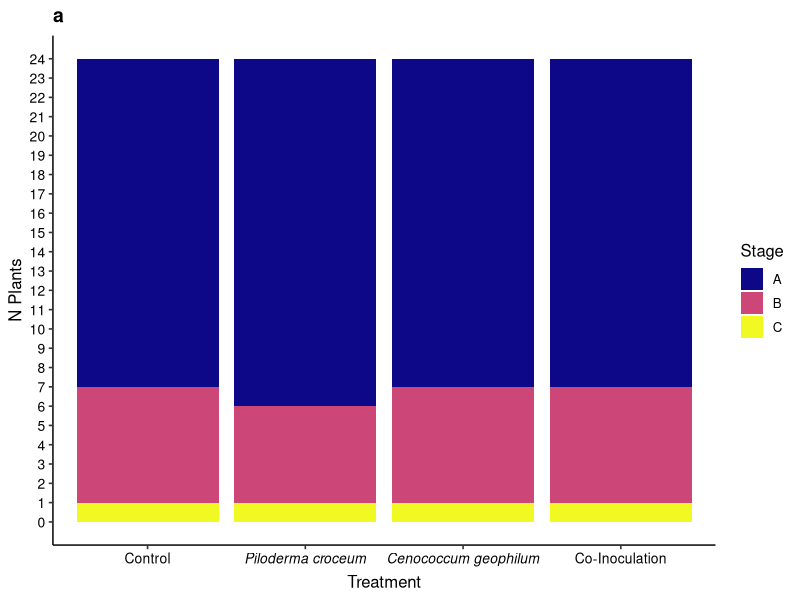
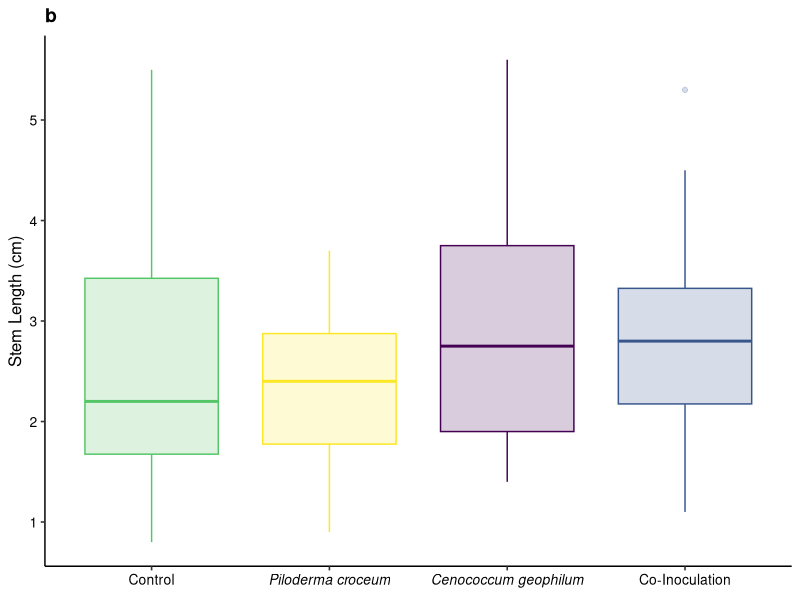
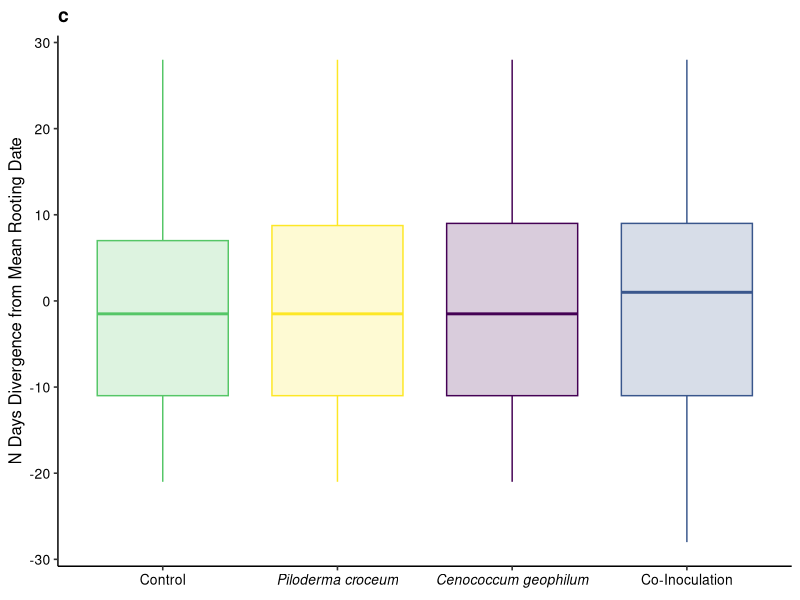
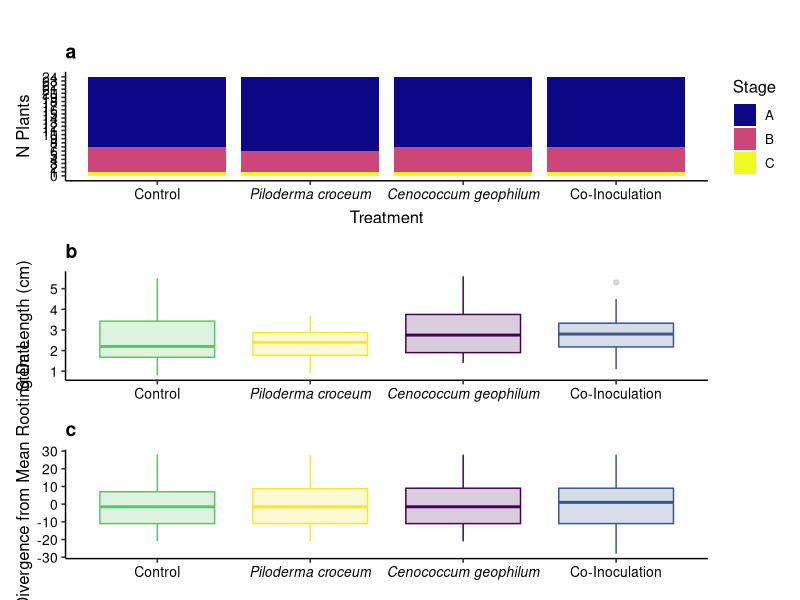
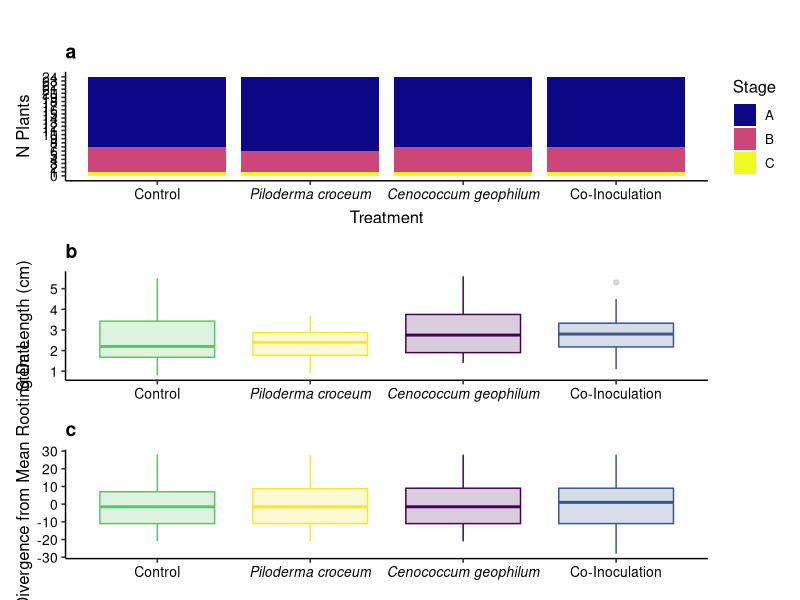
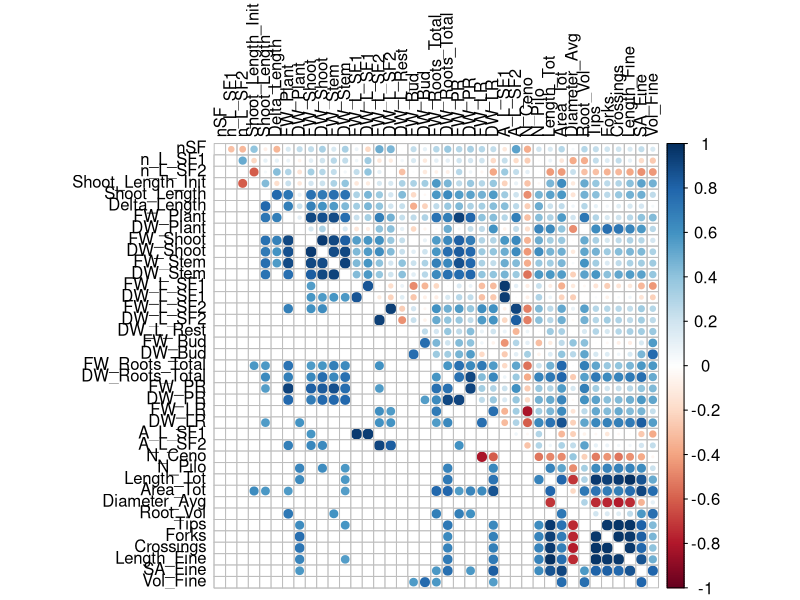

These charts were generated, in order, by the following R code: (Note: this script raises an error after producing the figures.)
########## SI FIGURES ##########

##### BASICS #####

# load packages
library(tidyverse)
library(viridis)
library(psych)
library(corrplot)
library(ggpubr)
library(patchwork)

# check and save session info (only run in new R session)
#sessionInfo() %>% capture.output(file = "results/SI/SI_session_info.txt")

##### DATA LOADING, CLEANING & SCALING #####

# laod data (dead plants are excluded in time_seriess.xlsx file)
pheno_data <- read_csv("data/phenotypic_data/pheno_data.csv")
randomization_data <- read_csv("data/experimental_design/randomization.csv")

# exclude contaminated and dead plants
pheno_data_final <- subset(pheno_data, Exclude == "no")

# create numeric dataframe excluding rows columns only "0" entries and character columns
pheno_data_num <- pheno_data_final %>%
  dplyr::select(-c("N_Other", "N_No", "Max_Stages_Reached")) %>%
  dplyr::select(where(is.numeric))


##### DEFINE BASIC PLOTTING PARAMETERS #####

# define treatment labels
treatment_labels <- c(
  "Ceno" = expression(italic("Cenococcum geophilum")),
  "Pilo" = expression(italic("Piloderma croceum")),
  "Co_Inoc" = "Co-Inoculation",
  "Control" = "Control"
)

# define legend order
treatment_order <- c("Control", "Pilo", "Ceno", "Co_Inoc")

# define custom colors
custom_colors <- c(
  "Control" = "#55C667FF", # Light green
  "Ceno" = "#440154FF", # Purple
  "Pilo" = "#FDE725FF", # Yellow
  "Co_Inoc" = "#39568CFF" # Light blue
)


##### PLANT RANDOMIZATION PLOT #####

### RANDOMIZATION BY STAGE ###

# set plot order
randomization_data$Treatment <- factor(
  randomization_data$Treatment,
  levels = treatment_order
)

# calculate stage counts
stage_counts <- randomization_data %>%
  count(Treatment, Stage) %>%
  pivot_wider(
    names_from = Stage,
    values_from = n,
    values_fill = 0
  )

# convert to long format
stage_counts_long <- stage_counts %>%
  pivot_longer(
    cols = -Treatment,
    names_to = "Stage",
    values_to = "N"
  )

# plot stage counts
stage_plot <- ggplot(stage_counts_long) +
  geom_bar(aes(x = Treatment, y = N, fill = Stage), stat = "identity") +
  theme_pubr() +
  scale_fill_viridis_d(option = "C") +
  scale_y_continuous(limits = c(0, 24), breaks = seq(0, 24, 1)) +
  scale_x_discrete(labels = treatment_labels) +
  labs(
    title = "a",
    x = "Treatment",
    y = "N Plants"
  ) +
  theme(
    legend.position = "right",
    axis.text.x = element_text(size = 10),
    axis.text.y = element_text(size = 10),
    axis.title = element_text(size = 12),
    plot.title = element_text(face = "bold", size = 14),
    plot.subtitle = element_text(size = 12, face = "italic")
  )

# show plot
stage_plot


### RANDOMIZATION BY SIZE ###

# plot initial stem length
stem_length_plot <- ggplot(
  randomization_data %>%
    mutate(Treatment = factor(Treatment, levels = treatment_order)),
  aes(x = Treatment, y = Length_Init, fill = Treatment, color = Treatment)
) +
  geom_boxplot(outlier.alpha = 0.2, alpha = 0.2) +
  theme_pubr() +
  scale_fill_manual(values = custom_colors) +
  scale_color_manual(values = custom_colors) +
  scale_x_discrete(labels = treatment_labels) + # Add this line for custom x-axis labels
  theme(axis.title.x = element_blank()) +
  labs(
    title = "b",
    x = "Treatment",
    y = "Stem Length (cm)"
  ) +
  theme(
    legend.position = "none",
    axis.text.x = element_text(size = 10),
    axis.text.y = element_text(size = 10),
    axis.title = element_text(size = 12),
    plot.title = element_text(face = "bold", size = 14),
    plot.subtitle = element_text(size = 12, face = "italic")
  )

# show plot
stem_length_plot


### RANDOMIZATION BY ROOTING DATE ###

# plot initial stem length
date_plot <- ggplot(
  randomization_data %>%
    mutate(Treatment = factor(Treatment, levels = treatment_order)),
  aes(
    x = Treatment,
    y = Rooting_Date_Divergence,
    fill = Treatment,
    color = Treatment
  )
) +
  geom_boxplot(outlier.alpha = 0.2, alpha = 0.2) +
  theme_pubr() +
  scale_fill_manual(values = custom_colors) +
  scale_color_manual(values = custom_colors) +
  scale_x_discrete(labels = treatment_labels) + # Add this line for custom x-axis labels
  theme(axis.title.x = element_blank()) +
  labs(
    title = "c",
    x = "Treatment",
    y = "N Days Divergence from Mean Rooting Date"
  ) +
  theme(
    legend.position = "none",
    axis.text.x = element_text(size = 10),
    axis.text.y = element_text(size = 10),
    axis.title = element_text(size = 12),
    plot.title = element_text(face = "bold", size = 14),
    plot.subtitle = element_text(size = 12, face = "italic")
  )

# show plot
date_plot


#### FINAL VISUALIZATION ####

# create combined plot
combined_plot_randomization <- stage_plot /
  stem_length_plot /
  date_plot +
  plot_layout(widths = c(5), heights = (10)) +
  plot_annotation(
    title = "",
    theme = theme(
      plot.title = element_text(size = 16, face = "bold", hjust = 0.5)
    )
  )

# show plot
combined_plot_randomization

# save combined plot (has to be combined with experimental setup plot)
ggsave(
  "results/SI/Randomization_Plot.pdf",
  plot = combined_plot_randomization,
  width = 12.5,
  height = 15
)
dev.off()


##### CREATE CORRELATION MATRIX HEATMAP #####

# calculate correlation matrix and p-values
corr_results <- corr.test(na.omit(pheno_data_num), method = "spearman")
corr_matrix <- as.matrix(corr_results$r)
p_matrix <- as.matrix(corr_results$p)

# create pdf to save plot
pdf("results/SI/Correlation_Plot.pdf", width = 10, height = 10)

# plot all correlations in upper triangle
corrplot(
  corr_matrix,
  type = "full",
  method = "circle",
  tl.col = "black",
  tl.srt = 90,
  tl.cex = 1,
  cl.cex = 1,
  diag = FALSE,
  title = "",
  mar = c(0, 0, 0, 0)
)

# plot only significant correlations in lower triangle
corrplot(
  corr_matrix,
  add = TRUE,
  type = "lower",
  method = "circle",
  diag = FALSE,
  tl.pos = "n",
  cl.pos = "n",
  p.mat = p_matrix,
  sig.level = 0.05,
  insig = "blank"
)

# save pdf
dev.off()

# convert correlation matrices to dataframe
corr_df <- as.data.frame(corr_matrix)
corr_df <- corr_df %>%
  rownames_to_column(var = "var")
p_df <- as.data.frame(p_matrix)
p_df <- p_df %>%
  rownames_to_column(var = "var")

# save results
write_csv(corr_df, "results/SI/Spearman_R.csv")
write_csv(p_df, "results/SI/Spearman_p.csv")
